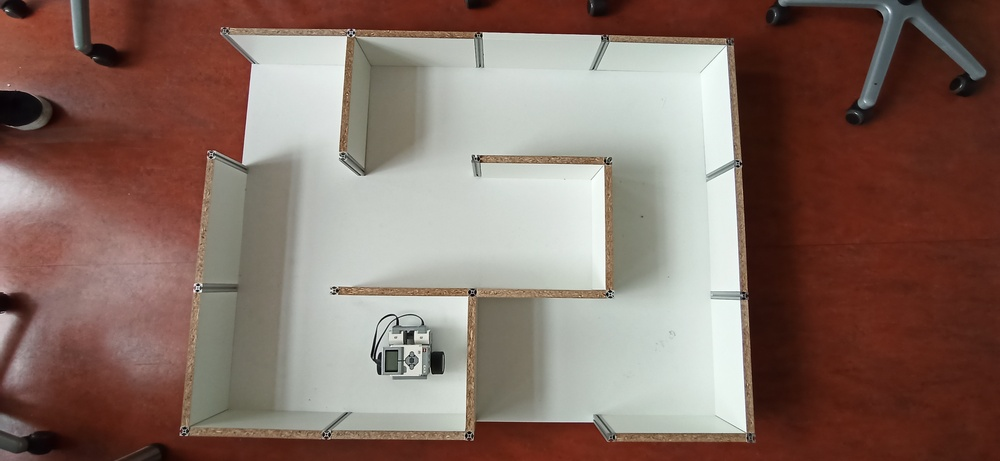
#> input picture images/maz6.jpg, 1000 x 461 px, shrunk from 3264 x 1504 before the run
$ python test.py
#> lines starting #> are read from the running program, lines starting #| are printed output that depends on the picture; after the words box and inside, x2 and y2 are one past the last pixel; in counts of white or black regions, pixels touching at a corner belong together
import cv2
import numpy as np

image  = cv2.imread("./images/maz6.jpg")
#> image is the input picture: shape (461, 1000, 3); mean B, G, R 101.1, 110.5, 134
#cv2.imshow("Image", image)

gray = cv2.cvtColor(image, cv2.COLOR_BGR2GRAY)
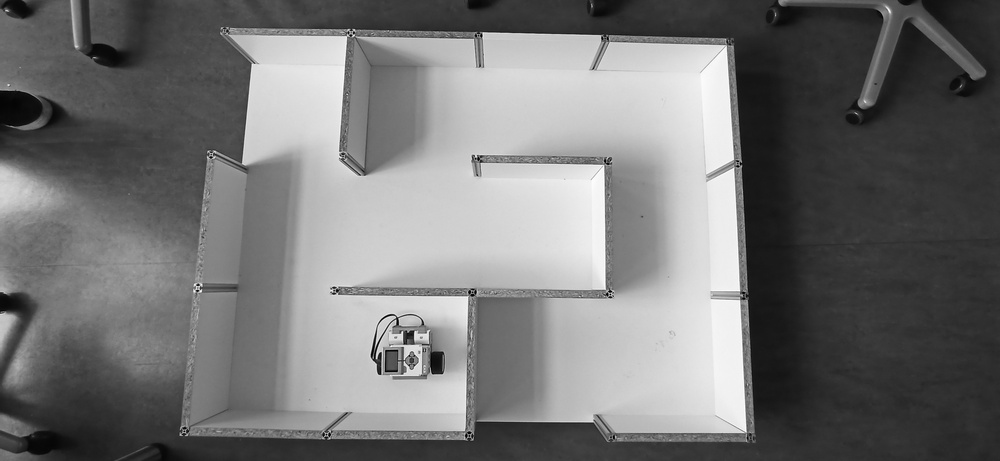
#> gray: shape (461, 1000); min 0, max 255, mean 116.5
#cv2.imshow("gray", gray)

blur = cv2.GaussianBlur(gray, (5,5), 0)
#cv2.imshow("blur", blur)

thresh = cv2.adaptiveThreshold(blur, 255, 1, 1, 11, 2)
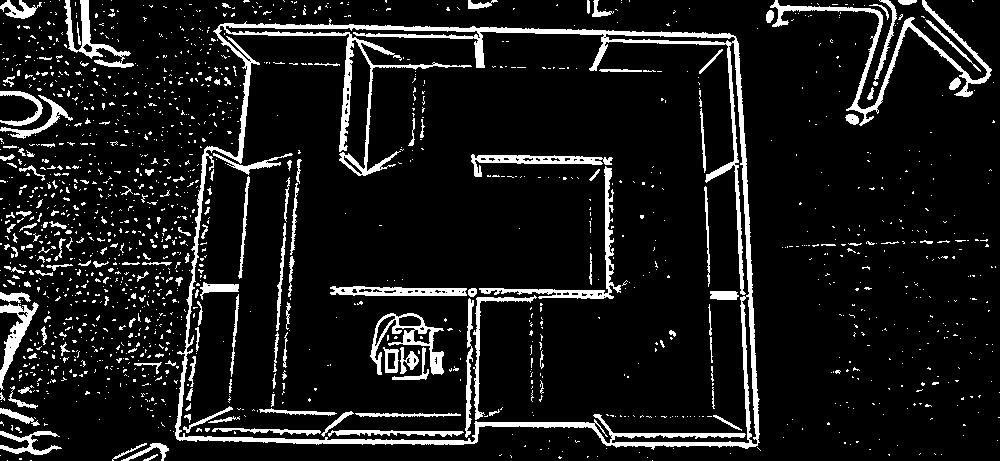
#> thresh: shape (461, 1000); 10% white; 1557 white regions (1387 under 20 px)
#cv2.imshow("thresh", thresh)

contours, _ = cv2.findContours(thresh, cv2.RETR_TREE, cv2.CHAIN_APPROX_SIMPLE)
#> contours = 1672 contours, 1564 with area under 20; largest, box (x1, y1, x2, y2) and area: (175, 18, 760, 450) 224373, (178, 25, 750, 444) 211345, (770, 0, 992, 126) 2088, (370, 313, 444, 375) 1606, (479, 166, 621, 299) 1234

max_area = 0
c = 0
for i in contours:
        area = cv2.contourArea(i)
        if area > 1000:
                if area > max_area:
                    max_area = area
                    best_cnt = i
                    image = cv2.drawContours(image, contours, c, (0, 255, 0), 3)
        c+=1
#> this loop made 1672 passes
#> (area, max_area) on pass 1190: (224373, 224373)
#> area on passes 14, 29, 30, 44: 20.5, 180.5, 46.5, 412
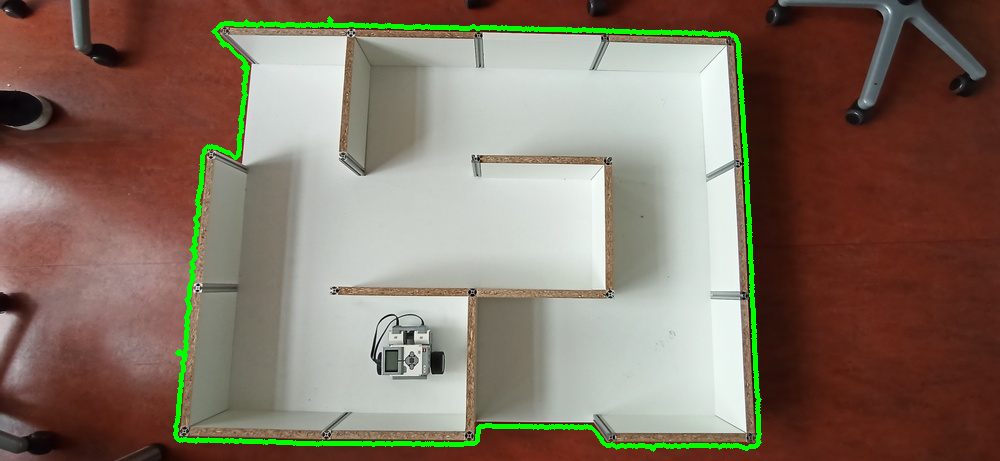
#> image: shape (461, 1000, 3); 2.18% of pixels changed, all inside (x1, y1, x2, y2) = (173, 16, 762, 452)
#> after the loop, best_cnt = contour of 842 points, box (x1, y1, x2, y2) (175, 18, 760, 450), area 224373; c = 1672; max_area = 224373

mask = np.zeros((gray.shape),np.uint8)
cv2.drawContours(mask,[best_cnt],0,255,-1)
#> mask: shape (461, 1000); 48.9% white; 1 white region, box (x1, y1, x2, y2) and area: (175, 18, 760, 450) 225395
cv2.drawContours(mask,[best_cnt],0,0,2)
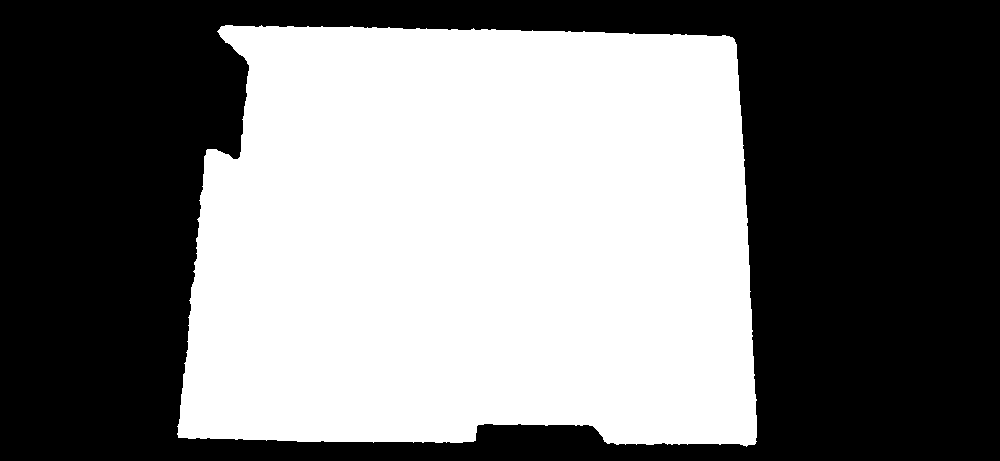
#> mask: shape (461, 1000); 47.9% white; 1 white region, box (x1, y1, x2, y2) and area: (177, 25, 757, 447) 220934
cv2.imshow("mask", mask)

out = np.zeros_like(gray)
out[mask == 255] = gray[mask == 255]
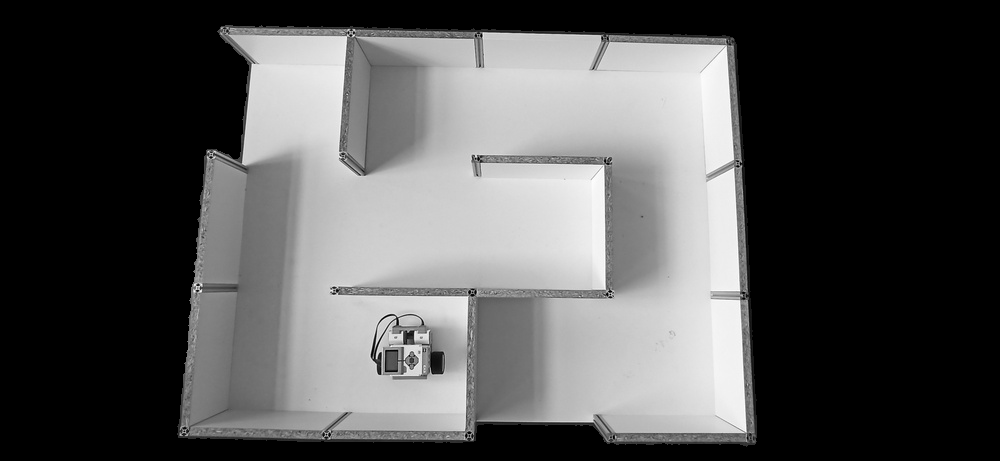
#> out: shape (461, 1000); min 0, max 255, mean 83.6
cv2.imshow("New image", out)

blur = cv2.GaussianBlur(out, (5,5), 0)
cv2.imshow("blur1", blur)

thresh = cv2.adaptiveThreshold(blur, 255, 1, 1, 11, 2)
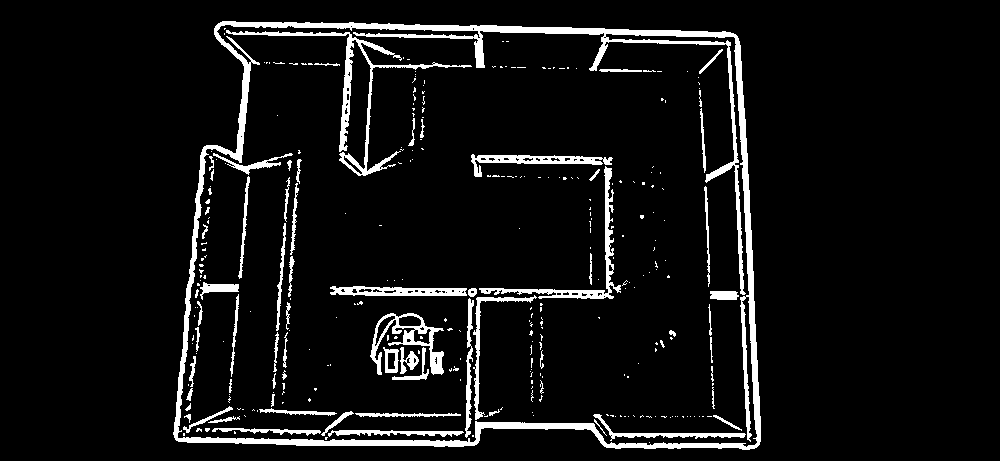
#> thresh: shape (461, 1000); 6.8% white; 305 white regions (236 under 20 px)
cv2.imshow("thresh1", thresh)

contours, _ = cv2.findContours(thresh, cv2.RETR_TREE, cv2.CHAIN_APPROX_SIMPLE)
#> contours = 385 contours, 323 with area under 20; largest, box (x1, y1, x2, y2) and area: (173, 21, 761, 450) 228198, (177, 24, 758, 448) 216526, (226, 30, 472, 176) 1898, (370, 313, 444, 375) 1606, (479, 166, 621, 299) 1234

c = 0
for i in contours:
        area = cv2.contourArea(i)
        if area > 1000/2:
            cv2.drawContours(image, contours, c, (0, 255, 0), 3)
        c+=1
#> this loop made 385 passes
#> area on passes 1, 6, 12: 228198, 216525.5, 390.5
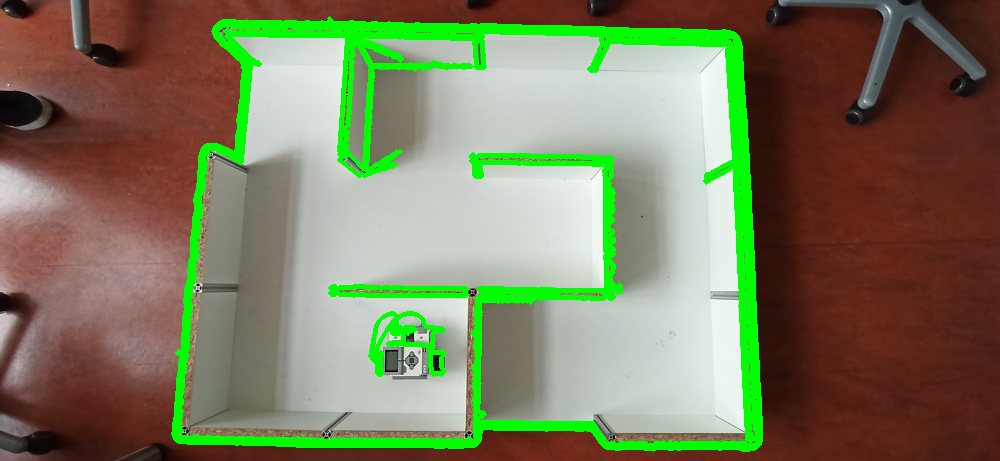
#> image: shape (461, 1000, 3); 6.37% of pixels changed, all inside (x1, y1, x2, y2) = (171, 19, 763, 452)
#> after the loop, c = 385

cv2.imwrite("test.jpg", image)

cv2.imshow("Final Image", image)
cv2.waitKey(0)
cv2.destroyAllWindows()

$ run again, with images/maz1.jpg copied over images/maz6.jpg
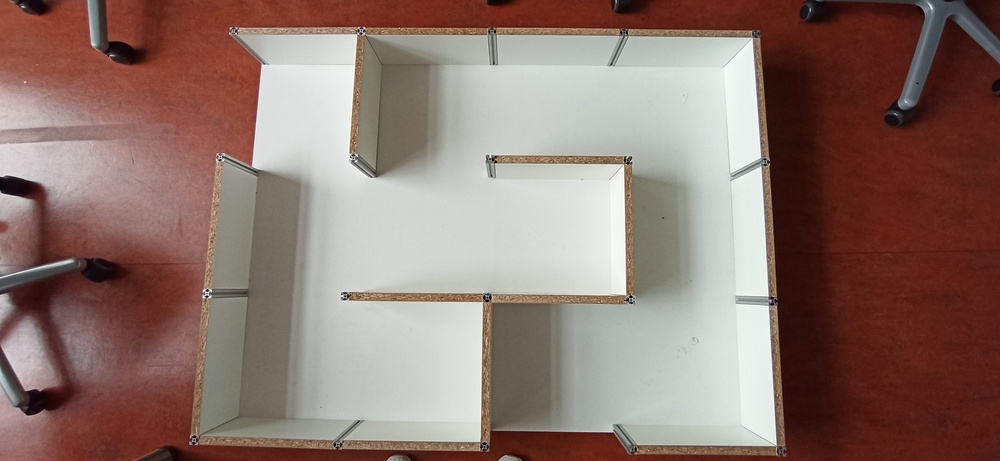
#> input picture images/maz1.jpg, 1000 x 461 px, shrunk from 3264 x 1504 before the run
#> image is the input picture: shape (461, 1000, 3); mean B, G, R 110.2, 117.9, 141.5
#> `thresh = cv2.adaptiveThreshold(blur, 255, 1, 1, 11, 2)`:
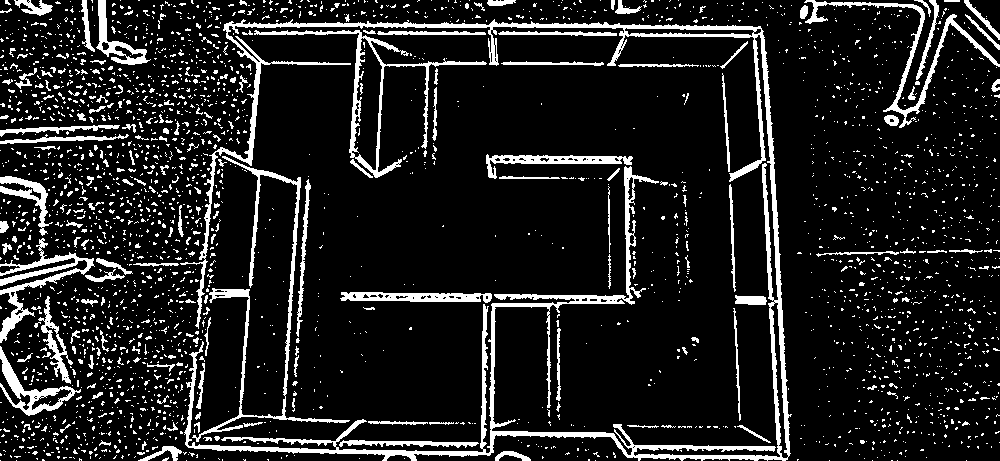
#> thresh: shape (461, 1000); 12.3% white; 2733 white regions (2536 under 20 px)
#> `contours, _ = cv2.findContours(thresh, cv2.RETR_TREE, cv2.CHAIN_APPROX..`: contours = 2853 contours, 2749 with area under 20; largest, box (x1, y1, x2, y2) and area: (180, 19, 792, 461) 14478, (254, 30, 487, 178) 4200, (351, 37, 383, 171) 2492, (192, 156, 350, 442) 1916, (0, 238, 95, 343) 1546
#> the loop `for i in contours:` made 2853 passes
#> (area, max_area) on passes 661, 1275, 1779, 2509, 2584: (1347.5, 1347.5), (1545.5, 1545.5), (1916, 1916), (4200.5, 4200.5), (14477.5, 14477.5)
#> after the loop `for i in contours:`: best_cnt = contour of 2976 points, box (x1, y1, x2, y2) (180, 19, 792, 461), area 14478; c = 2853; max_area = 14477.5
#> `contours, _ = cv2.findContours(thresh, cv2.RETR_TREE, cv2.CHAIN_APPROX..`: contours = 174 contours, 108 with area under 20; largest, box (x1, y1, x2, y2) and area: (747, 298, 792, 461) 2792, (621, 23, 765, 41) 2114, (770, 301, 789, 460) 1200, (624, 26, 763, 37) 938, (244, 61, 263, 165) 806
#> the loop `for i in contours:` made 174 passes
#> area on passes 9, 17, 19: 50, 48, 50.5
#> after the loop `for i in contours:`:
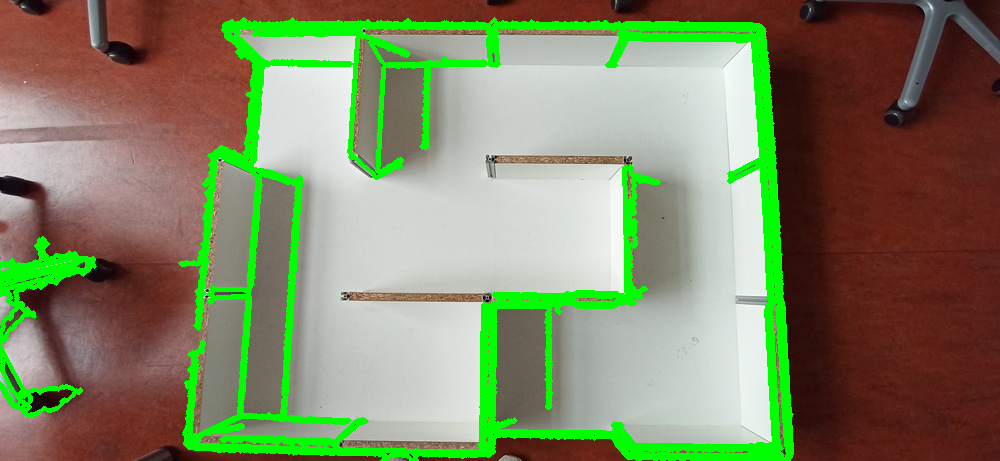
#> image: shape (461, 1000, 3); mean B, G, R 100.8, 134.4, 128.4
#> after the loop `for i in contours:`: c = 174

$ run again, with images/maz2.jpg copied over images/maz6.jpg
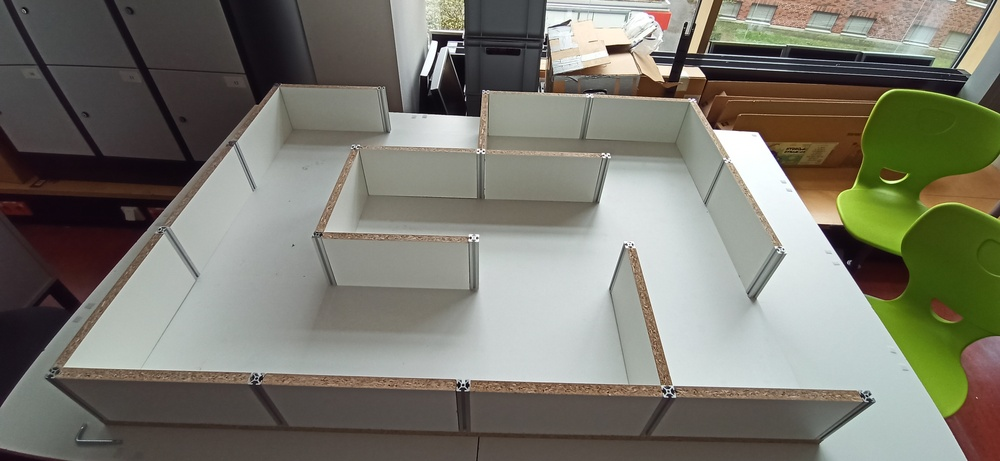
#> input picture images/maz2.jpg, 1000 x 461 px, shrunk from 3264 x 1504 before the run
#> image is the input picture: shape (461, 1000, 3); mean B, G, R 109.9, 120.7, 122.1
#> `thresh = cv2.adaptiveThreshold(blur, 255, 1, 1, 11, 2)`:
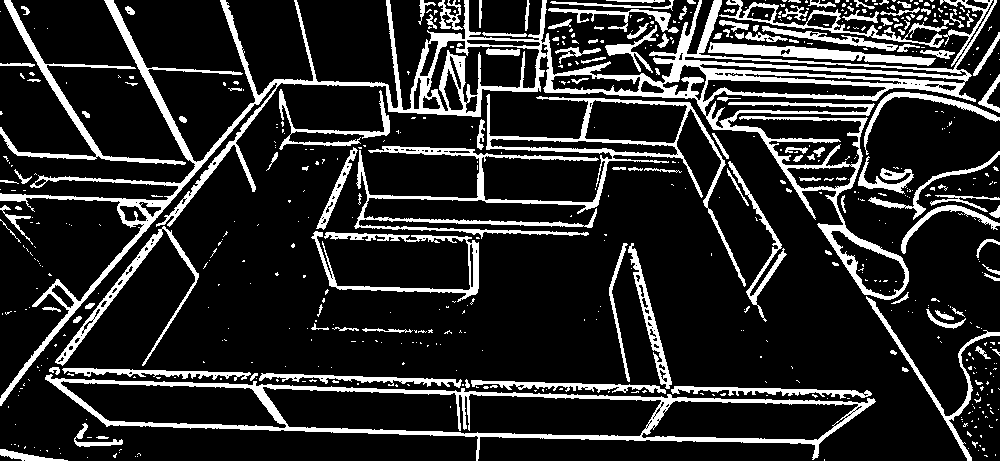
#> thresh: shape (461, 1000); 16.6% white; 607 white regions (470 under 20 px)
#> `contours, _ = cv2.findContours(thresh, cv2.RETR_TREE, cv2.CHAIN_APPROX..`: contours = 808 contours, 652 with area under 20; largest, box (x1, y1, x2, y2) and area: (0, 0, 997, 406) 37215, (45, 374, 876, 461) 33852, (262, 386, 662, 437) 14026, (354, 94, 746, 287) 10482, (60, 380, 287, 429) 6970
#> the loop `for i in contours:` made 808 passes
#> (area, max_area) on passes 108, 730: (33851.5, 33851.5), (37215, 37215)
#> after the loop `for i in contours:`: best_cnt = contour of 3361 points, box (x1, y1, x2, y2) (0, 0, 997, 406), area 37215; c = 808; max_area = 37215
#> `contours, _ = cv2.findContours(thresh, cv2.RETR_TREE, cv2.CHAIN_APPROX..`: contours = 194 contours, 142 with area under 20; largest, box (x1, y1, x2, y2) and area: (408, 23, 701, 119) 10321, (669, 0, 972, 110) 7129, (409, 39, 550, 117) 6562, (773, 153, 861, 205) 2228, (781, 163, 860, 194) 1498
#> the loop `for i in contours:` made 194 passes
#> area on passes 34, 55, 56: 30, 615, 41.5
#> after the loop `for i in contours:`:
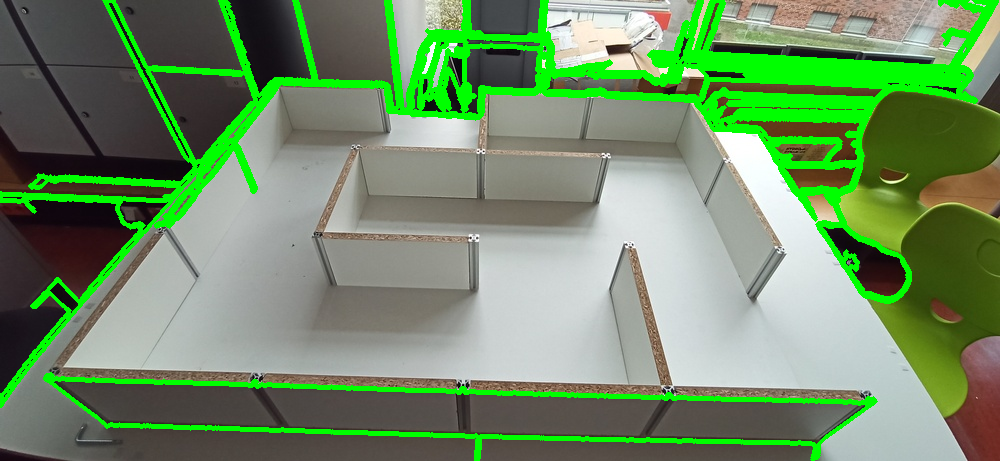
#> image: shape (461, 1000, 3); mean B, G, R 101.9, 141.9, 112
#> after the loop `for i in contours:`: c = 194
